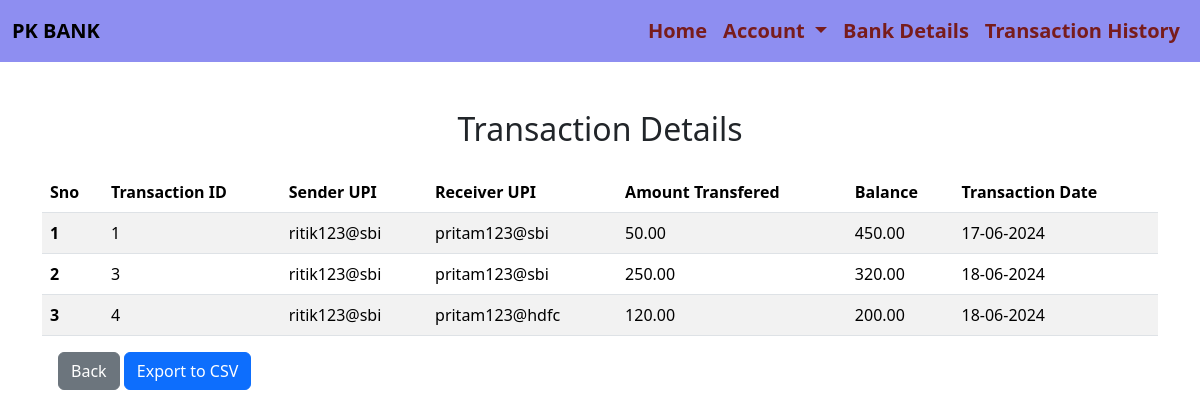
The page /transaction_history (signed in) on the database its author committed.
### app.py (models this page shows)
class Transaction(db.Model):
    transactionID = db.Column(db.Integer, primary_key=True)
    accountID = db.Column(db.Integer, db.ForeignKey('account.accountID'), nullable=False)
    s_upiId = db.Column(db.String(150), nullable=False)
    r_upiId = db.Column(db.String(150), nullable=False)
    amount = db.Column(db.Numeric(15, 2))
    transactionDate = db.Column(db.DateTime, default=datetime.utcnow)
    balance = db.Column(db.Numeric(15, 2), nullable=False)

### app.py (the view)
@app.route('/transaction_history')
def transHistory():
    if 'user_id' not in session:
        return redirect(url_for('login'))
    customer_accounts = Account.query.filter_by(customerID=session['user_id']).all()
    account_ids = [account.accountID for account in customer_accounts]
    allTransactions = Transaction.query.filter(Transaction.accountID.in_(account_ids)).all()
    return render_template('transaction_history.html', allTransaction=allTransactions)

### templates/transaction_history.html (shortened to what this page needs)
<!doctype html>
<html lang="en">
<head>
    <link href="https://cdn.jsdelivr.net/npm/bootstrap@5.3.3/dist/css/bootstrap.min.css" rel="stylesheet"
>
</head>
<body>
    <nav class="navbar navbar-expand-lg" style="background-color: rgb(142, 142, 241);">
        <div class="container-fluid">
            <a class="navbar-brand" href="#" style="font-weight: bold;">PK BANK</a>
            <div class="collapse navbar-collapse" id="navbarNavDropdown">
                <ul class="navbar-nav" style="margin-left: auto;">
                    <li class="nav-item">
                        <a class="nav-link" aria-current="page" href="/dashboard">Home</a>
                    </li>
                    <li class="nav-item dropdown">
                        <a class="nav-link dropdown-toggle" href="#" role="button" data-bs-toggle="dropdown"
                            aria-expanded="false">
                            Account
                        </a>
                    </li>
                    <li class="nav-item">
                        <a class="nav-link" aria-current="page" href="/bank_details">Bank Details</a>
                    </li>
                    <li class="nav-item">
                        <a class="nav-link" href="#">Transaction History</a>
                    </li>
                </ul>
            </div>
        </div>
    </nav>
    <div class="container">
        <h2 style="text-align: center;" class="mt-5 mb-4">Transaction Details</h2>
        <table class="table table-striped">
            {% if allTransaction|length==0 %}
            <div class="alert alert-dark mt-2" role="alert">
                No Transaction Found
            </div>
            {%else%}
            <thead>
                <tr>
                    <th scope="col">Sno</th>
                    <th scope="col">Transaction ID</th>
                    <th scope="col">Sender UPI</th>
                    <th scope="col">Receiver UPI</th>
                    <th scope="col">Amount Transfered</th>
                    <th scope="col">Balance</th>
                    <th scope="col">Transaction Date</th>
                </tr>
            </thead>
            <tbody>
                {% for detail in allTransaction %}
                <tr>
                    <th scope="row">{{loop.index}}</th>
                    <td>{{detail.transactionID}}</td>
                    <td>{{detail.s_upiId}}</td>
                    <td>{{detail.r_upiId}}</td>
                    <td>{{detail.amount}}</td>
                    <td>{{detail.balance}}</td>
                    <td>{{ detail.transactionDate.strftime('%d-%m-%Y') }}</td>
                </tr>
                {% endfor %}
            </tbody>
            {%endif%}
        </table>
        <a href="/dashboard" class="btn btn-secondary ms-3" role="button">Back</a>
        <a href="/export_csv" class="btn btn-primary" role="button">Export to CSV</a>
    </div>
</body>
</html>

### templates/transaction_history.html (style rules this page uses)
.nav-link { color: #781c1c; font-weight: bold; font-size: 20px; }

### rows shown on the page
Transaction: transactionID "1", s_upiId "ritik123@sbi", r_upiId "pritam123@sbi", amount "50.00", balance "450.00", transactionDate "17-06-2024"
Transaction: transactionID "3", s_upiId "ritik123@sbi", r_upiId "pritam123@sbi", amount "250.00", balance "320.00", transactionDate "18-06-2024"
Transaction: transactionID "4", s_upiId "ritik123@sbi", r_upiId "pritam123@hdfc", amount "120.00", balance "200.00", transactionDate "18-06-2024"
